Frame 1 (no input): blank canvas, image omitted
Frame 60 (the mouse pressed at the canvas centre just before this capture): blank canvas, image omitted
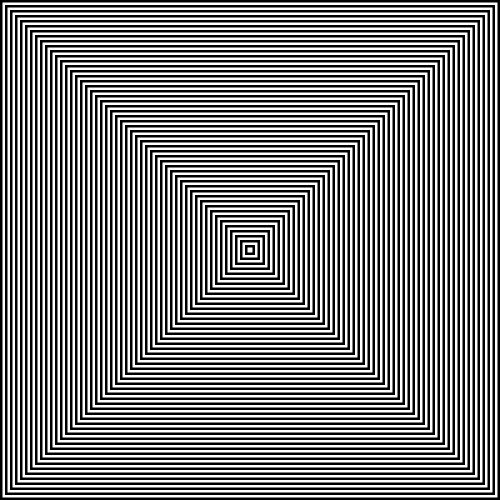
Frame 120 (the mouse held since frame 60 and released just before this capture)

The Processing sketch whose frames 1 and 60 were blank and that drew this single picture after the mouse press (run headless with seeded random() and noise(); from frame 60 on, the mouse is pressed at the canvas centre):

// Processing sketch: processing_119841
// ── processing_119841.pde

int i;
void setup() {
  size(500,500);
  noStroke();
  rectMode(CENTER);
}

void draw() {
  background(0);
  for(i=mouseX;i>0;i--) {
    if(i%2 == 0) {
      fill(0);
    } else {
      fill(255);
    }
    rect(width/2,height/2,i*5,i*5);
  }
  
}
